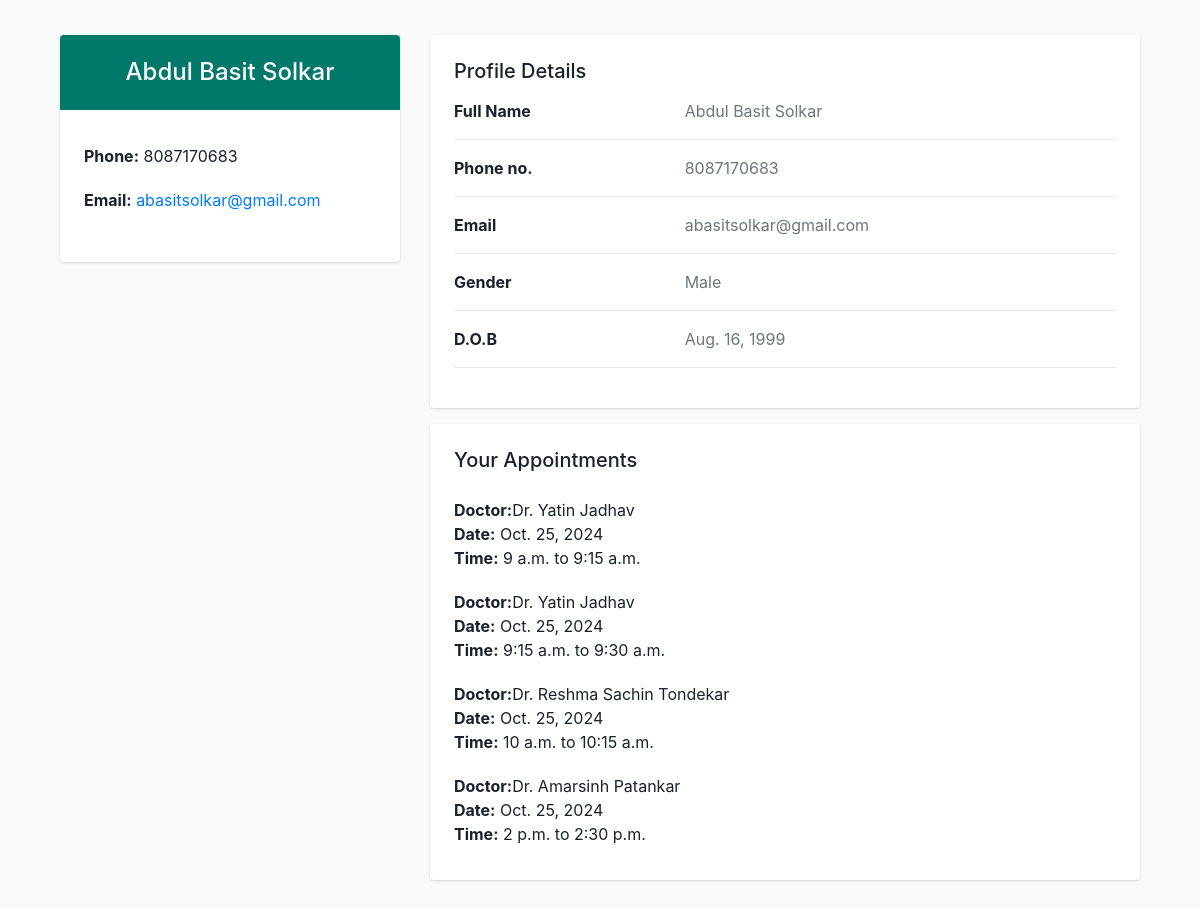
The app's page /meds/profile/ (signed in), older data.
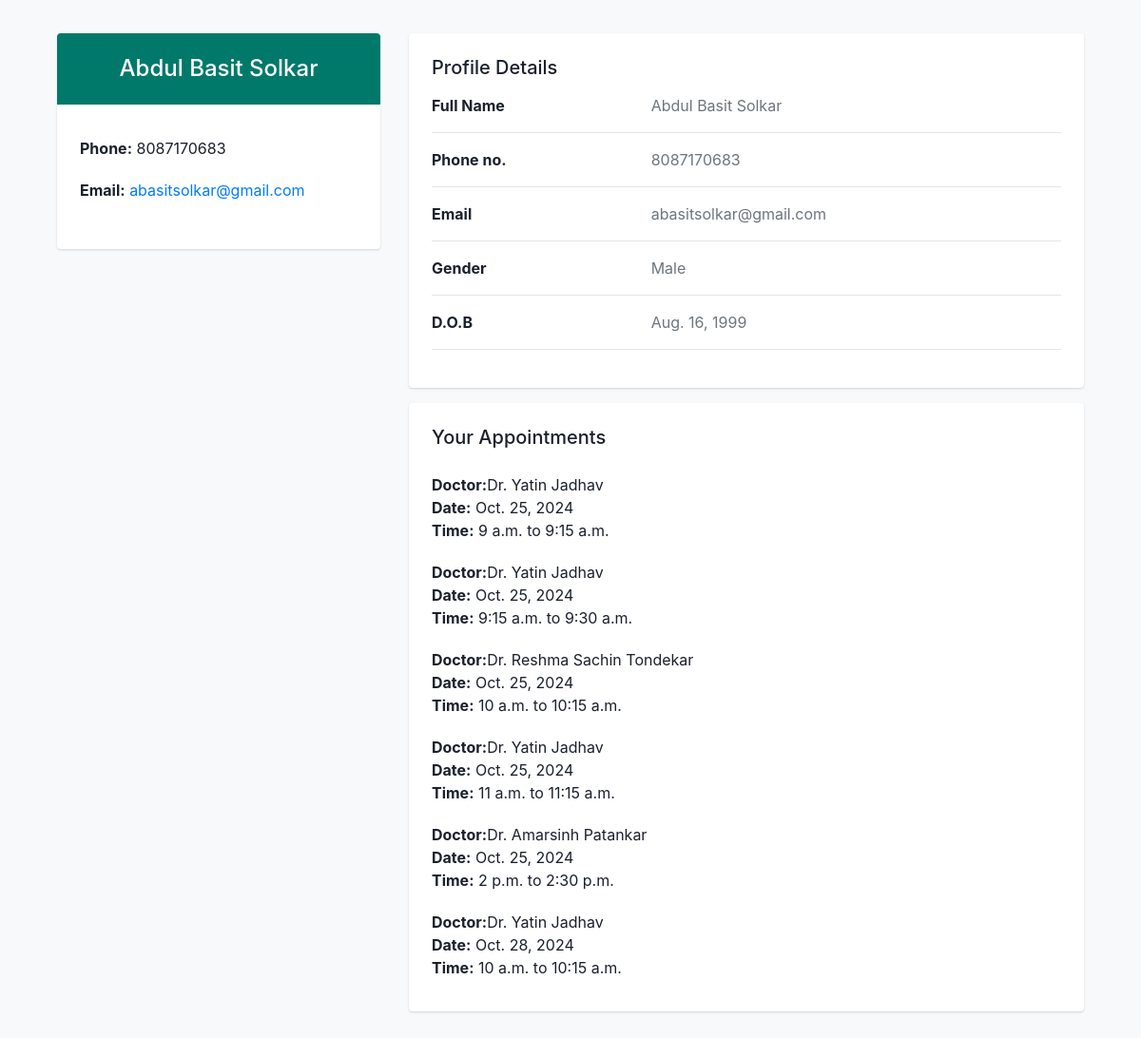
The same page, newer data.
### meds/models.py (models this page shows, shortened)
class Appointment(models.Model):
    doctor = models.ForeignKey(Doctors, on_delete=models.CASCADE, related_name='doctor_appointments' )
    username = models.ForeignKey(CustomUser, on_delete=models.CASCADE, related_name='patient_appointments' )
    patient = models.TextField()
    date = models.DateField()
    start_time = models.TimeField()
    end_time = models.TimeField()
    notes = models.TextField(blank=True, null=True)
    created_at = models.DateTimeField(default=dt.datetime.now())
    appointment_mode = models.CharField(
        max_length=10,
        choices=[('offline', 'Offline'), ('online', 'Online')],
        default='offline'
    )
    class Meta:
        ordering = ['date', 'start_time']

class Doctors(models.Model):
    user = models.OneToOneField(CustomUser, on_delete=models.CASCADE)
    degree = models.CharField(max_length=50)
    specialization = models.CharField(max_length=50)
    address = models.TextField()
    experience = models.TextField(max_length=5 , default=0)
    photo = models.ImageField(upload_to='profile_photos/')

class CustomUser(AbstractUser):
    username = None
    first_name = None
    last_name =  None
    full_name = models.CharField(max_length=50)
    email = models.EmailField(unique = True)
    phone = models.CharField( max_length=15)
    gender = models.CharField(choices=GENDER , max_length=20 , default="Not Specified")
    dob = models.DateField( default=default_dob)
    USERNAME_FIELD = 'email'
    REQUIRED_FIELDS = [ 'phone' , 'full_name']
    objects = CustomUserManager()

### meds/views.py (the view)
# urls.py: path("profile/" , views.profile , name = "profile"),
def profile(request):
    user = request.user
    doctor = None
    availability = None
    appointments = None
    if hasattr(user, 'doctors'):
        doctor = user.doctors
        availability = doctor.availabilities.all()
        appointments = doctor.doctor_appointments.all().order_by('date', 'start_time')
        context = {
            'user': user,
            'doctor': doctor,
            'availability': availability,
            'appointments': appointments
        }
        return render(request, 'profile.html', context)
    else:
        appointments = user.patient_appointments.all().order_by('date', 'start_time')
        context = {
            'user': user,
            'appointments': appointments
        }
        return render(request, 'p_profile.html', context)

### templates/p_profile.html (shortened to what this page needs)
{% load static %}
<!DOCTYPE html>
<html lang="en">
<head>
<link href="https://cdn.jsdelivr.net/npm/bootstrap@4.4.1/dist/css/bootstrap.min.css" rel="stylesheet">
</head>
<body>
<section>
<div class="container">
    <div class="main-body">
        <div class="row gutters-sm">
            <div class="col-md-4 mb-3">
                <div class="card">
                    <div class="profile-header">
                        <h4 class="mt-2">{{ user.full_name }}</h4>
                    </div>
                    <div class="card-body">
                        <ul class="list-group list-group-flush">
                            <li class="list-group-item"><strong>Phone:</strong> {{ user.phone }}</li>
                            <li class="list-group-item"><strong>Email:</strong> <a href="mailto:{{ user.email }}">{{ user.email }}</a></li>
                        </ul>
                    </div>
                </div>
            </div>
            <div class="col-md-8">
                <div class="card mb-3">
                    <div class="card-body">
                        <h5 class="mb-3">Profile Details</h5>
                        <div class="row">
                            <div class="col-sm-4"><strong>Full Name</strong></div>
                            <div class="col-sm-8 text-secondary">{{ user.full_name }}</div>
                        </div>
                        <hr>
                        <div class="row">
                            <div class="col-sm-4"><strong>Phone no.</strong></div>
                            <div class="col-sm-8 text-secondary">{{ user.phone }}</div>
                        </div>
                        <hr>
                        <div class="row">
                            <div class="col-sm-4"><strong>Email</strong></div>
                            <div class="col-sm-8 text-secondary">{{ user.email }}</div>
                        </div>
                        <hr>
                        <div class="row">
                            <div class="col-sm-4"><strong>Gender</strong></div>
                            <div class="col-sm-8 text-secondary">{{ user.gender }}</div>
                        </div>
                        <hr>
                        <div class="row">
                            <div class="col-sm-4"><strong>D.O.B</strong></div>
                            <div class="col-sm-8 text-secondary">{{ user.dob }}</div>
                        </div>
                        <hr>
                    </div>
                </div>
                <div class="card mb-3">
                    <div class="card-body">
                        <h5 class="mb-3">Your Appointments</h5>
                        {% if appointments %}
                            <ul class="list-group">
                            {% for appointment in appointments %}
                                <li class="list-group-item">
                                    <strong>Doctor:</strong>Dr. {{ appointment.doctor.user.full_name }}<br>
                                    <strong>Date:</strong> {{ appointment.date }}<br>
                                    <strong>Time:</strong> {{ appointment.start_time }} to {{appointment.end_time}}<br>
                                </li>
                            {% endfor %}
                            </ul>
                        {% else %}
                            <p>You have no appointments scheduled.</p>
                        {% endif %}
                    </div>
                </div>
            </div>
        </div>
    </div>
</div>
    </section>
</body>
</html>

Row changes from the older to the newer data that the page shows:
added Appointment: doctor.user.full_name "Yatin Jadhav", date "Oct. 25, 2024", start_time "11 a.m.", end_time "11:15 a.m."
added Appointment: doctor.user.full_name "Yatin Jadhav", date "Oct. 28, 2024", start_time "10 a.m.", end_time "10:15 a.m."
